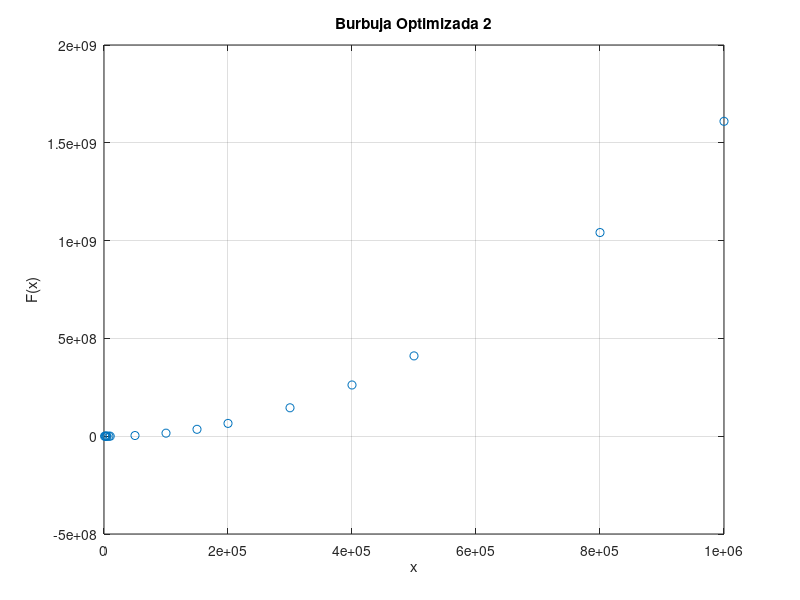

Write MATLAB code to recreate this figure.
%%VALORES DE X 
x=[1000 2000 3000 4000 5000 8000 10000 50000 100000 150000 200000 300000 400000 500000 800000 1000000];
 
%%VALORES DE Y = F(x) en Milisegundos
y=[939.1308 3662.8246 8052.1107 14364.0041 22526.0258 57111.0249 94282.1503 3478163.9576 15520655.8704 35229723.9304 65406296.9685 145267391.9201 261847346.0674 410616521.1201 1041251347.0650 1609748196.1250];

%%OBTENER UN POLINOMIO QUE SE AJUSTE A LOS PUNTOS X Y Y
grado=2; 				%%GRADO DEL POLINOMIO DE AJUSTE
p=polyfit(x,y,grado)	%%FUNCION QUE REALIZA EL AJUSTE POLINOMIAL

%%SE CREA UN ESPACIO PARA REALIZAR UNA GRAFICA EN 
%%DONDE SE COMPARA LA CURVA AJUSTADA CONTRA LOS 
%%VALORES EXPERIMENTALES
xi=linspace(0,1000000,1000000);      %%ESPACIO DE PUNTOS PARA Xi
z=polyval(p,xi);				%%EVALUACION DEL POLINOMIO P EN EL ESPACIO Xi

%%SE REALIZA LA FIGURA CORRESPONDIENTE
figure(1);
plot(x,y,'o',xi,z,'-'),grid;
ylabel('F(x)');
xlabel('x');
title('Burbuja Optimizada 2');